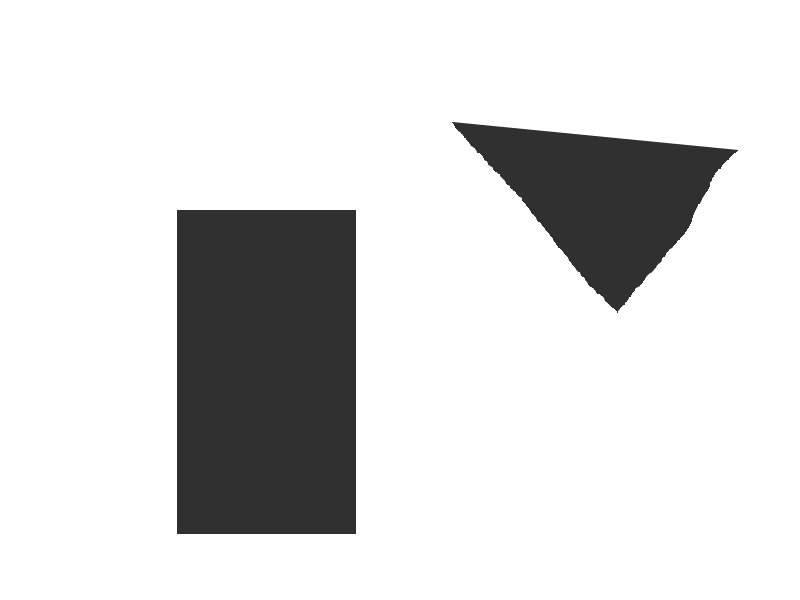
#> input picture planning/test_1.jpg, 800 x 600 px
$ jupyter execute --allow-errors planning.ipynb   (shell and % lines are left out)
#> lines starting #> are read from the running program, lines starting #| are printed output that depends on the picture; after the words box and inside, x2 and y2 are one past the last pixel; in counts of white or black regions, pixels touching at a corner belong together
[cell 1]
import numpy as np
import matplotlib
import matplotlib.pyplot as plt
import cv2
import time
from scipy.spatial import distance

[cell 2]
def load_image(path, threshold = int(255/2)):
    '''
    Loads an image using OpenCV, and converts it to a binary image.
    '''
#> called with path = 'test_1.jpg', threshold = 127
    img = cv2.imread(path, cv2.IMREAD_GRAYSCALE)
#> img is the input picture: shape (600, 800); min 27, max 255, mean 219
    # convert to binary image (obstacle = 255, non-obstacle = 0)
    img = img > threshold
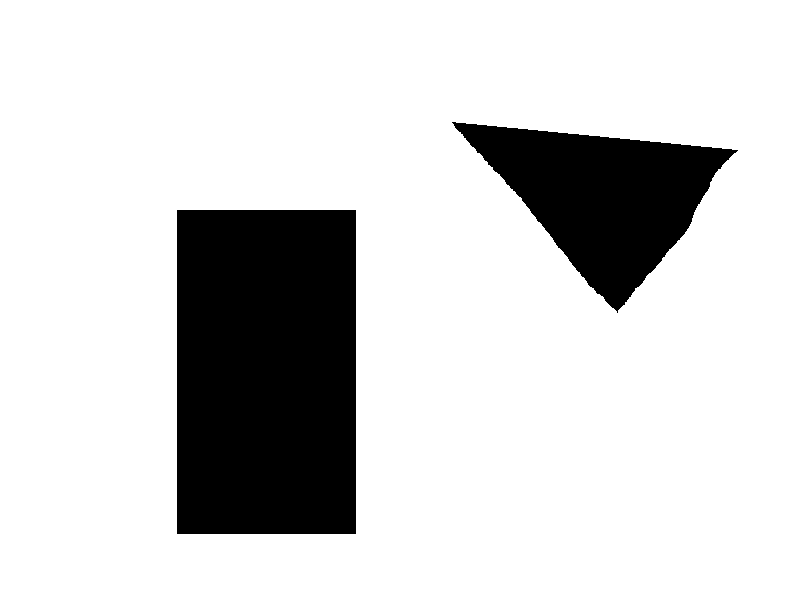
#> img: shape (600, 800) bool; 82.6% white; 2 black regions, box (x1, y1, x2, y2) and area: (177, 210, 356, 534) 57996, (452, 122, 738, 313) 25340
    #_, img = cv2.threshold(img, threshold, 255, cv2.THRESH_BINARY)
    return img

def split_image(img):
    W = img.shape[1]
    left = img[:, :W//2]
    right = img[:, W//2:]
    return left, right

[cell 3]
img = load_image("test_1.jpg")
plt.figure()
plt.imshow(img)

# [5 lines of commented-out code are left out]

[cell 4]
class Component:

    def __init__(self):
        self.id = None

        # left and right bounds of the component
        self.x_min = None
        self.x_max = None

        # center of the component
        self.center = [None, None]

        # the y coordinates of the left bound of the component
        # the x coordinates of all these points are x_min
        self.left = []
        # similar as left
        self.right = []

        # the x-y coordinates of the upper bound of the component
        # ceiling[x] = y
        self.ceiling = {}
        # similar as ceiling
        self.floor = {}

    def contains(self, point):
        x, y = point
        if x < self.x_min or x > self.x_max:
            return False
        y_min = self.floor[x]
        y_max = self.ceiling[x]
        if y < y_min or y > y_max:
            return False
        return True

    def __repr__(self):
        return "{}".format(self.center)

    def plot(self, plt, s = 1.0):
        xs = []
        ys = []

        # points on the boundary
        for y in self.left:
            xs.append(self.x_min)
            ys.append(y)
        for y in self.right:
            xs.append(self.x_max)
            ys.append(y)
        for x in self.ceiling:
            xs.append(x)
            ys.append(self.ceiling[x])
        for x in self.floor:
            xs.append(x)
            ys.append(self.floor[x])

        # center point
        xs.append(self.center[0])
        ys.append(self.center[1])

        plt.scatter(xs, ys, s = s)


def get_column_components(column):
    """
    Given a column of the image, calculates the connected components of the column.
    For example, if there is an obstacle at column[200:300], and the column range is 0 -> 600,
    this function will return [(0, 200), (300, 600)]
    """
    component_start_idx = 0
    rv = []
    inside_obstacle = False
    for i in range(1, len(column)):

        # We have just hit an obstacle. The connected component ends here
        if not inside_obstacle and not column[i] and column[i-1]:
            component = (component_start_idx, i)
            rv.append(component)
            inside_obstacle = True

        # We are not inside an obstacle anymore! Reset flag and the component_start_idx
        if inside_obstacle and column[i]:
            inside_obstacle = False
            component_start_idx = i
    rv.append((component_start_idx, len(column)))
    return rv


def calculate_components(partitioned_image, num_components):
    """
    Given the partitioned image and the number of components, this will calculate a list of
    the Component class (at the top).
    """
    rv = []
    H, W = partitioned_image.shape
    # ignore component 0 since that is the obstacles
    for i in range(1, num_components+1):
        component = Component()
        component.x_min = W-1
        component.x_max = 0
        component.id = i
        for y in range(H):
            for x in range(W):
                if partitioned_image[y, x] != i:
                    continue
                if x < component.x_min:
                    component.x_min = x
                    component.left = [y]
                elif x == component.x_min:
                    component.left.append(y)

                if x > component.x_max:
                    component.x_max = x
                    component.right = [y]
                elif x == component.x_max:
                    component.right.append(y)

                if x not in component.ceiling or y > component.ceiling[x]:
                    component.ceiling[x] = y

                if x not in component.floor or y < component.floor[x]:
                    component.floor[x] = y

        center_x = int((component.x_max + component.x_min)/2)
        center_y = (component.ceiling[center_x] + component.floor[center_x])/2
        component.center = (center_x, int(center_y))
        rv.append(component)

    return rv


def calculate_connectivity_table(prev_cc, curr_cc):
    """
    Calculates the following table:
    rv[i, j] = True if prev_cc[i] and curr_cc[j] are connected
    otherwise rv[i, j] = False
    """
    rv = np.zeros((len(prev_cc), len(curr_cc)))
    for i in range(len(prev_cc)):
        prev = prev_cc[i]
        for j in range(len(curr_cc)):
            curr = curr_cc[j]

            if min(prev[1], curr[1]) > max(prev[0], curr[0]):
                rv[i, j] = True
            else:
                rv[i, j] = False
    return rv

def partition_image(image):
    H, W = image.shape
#> H = 600; W = 800
    partitioned_image = np.zeros(image.shape, dtype=int)

    prev_cc = None
    prev_component_values = None
    num_components = 0

    # Sweep left to right
    for i in range(W):
        curr_col = image[:, i]

        # get the connected components of the column
        curr_cc = get_column_components(curr_col)

        # first iteration, start a new component
        if i == 0:
            num_components += 1
            curr_component_values = [num_components for _ in range(len(curr_cc))]
        else:
            curr_component_values = [0 for _ in range(len(curr_cc))]
            connected = calculate_connectivity_table(prev_cc, curr_cc)

            for j in range(len(prev_cc)):
                # If the prev_cc[j] is connected to exactly one of the components in curr_cc,
                # just copy the previous component values over for that connected component
                if np.sum(connected[j, :]) == 1:
                    for k in range(len(curr_cc)):
                        if connected[j, k]:
                            curr_component_values[k] = prev_component_values[j]
                # prev_cc[j] is connected to multiple components in curr_cc.
                # That means this is an IN event (we have hit a polygon),
                # so we will start a new component for each of the current column components
                elif np.sum(connected[j, :]) > 1:
                    for k in range(len(curr_cc)):
                        if connected[j, k]:
                            num_components += 1
                            curr_component_values[k] = num_components

            for j in range(len(curr_cc)):
                # curr_cc[j] is connected to multiple components in prev_cc.
                # That means that this is an OUT event (we have just left a polygon),
                # so we will start a new component merging previous ones
                if np.sum(connected[:, j]) > 1:
                    num_components += 1
                    curr_component_values[j] = num_components


        # set the values for each component for the current column
        for j in range(len(curr_cc)):
            component = curr_cc[j]
            component_value = curr_component_values[j]
            partitioned_image[component[0] : component[1], i] = component_value

        prev_cc = curr_cc
        prev_component_values = curr_component_values
#> this loop made 800 passes
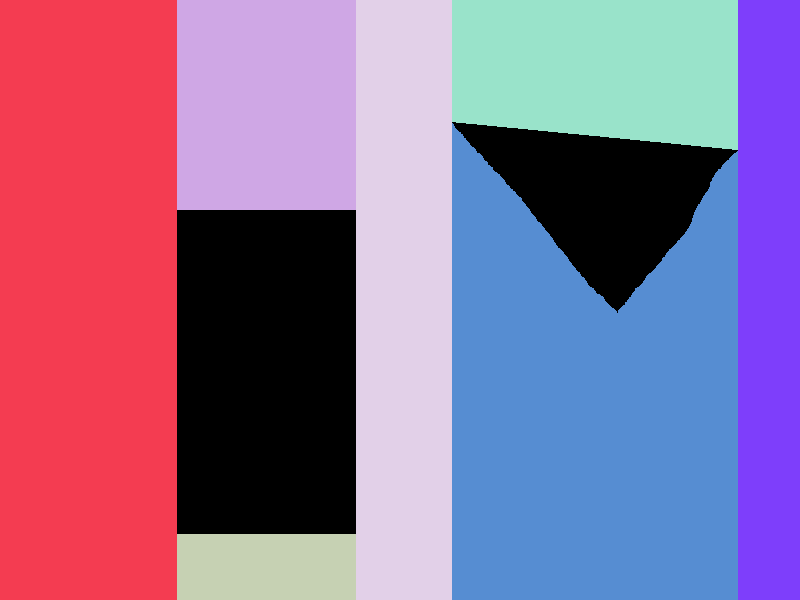
#> partitioned_image: shape (600, 800) int64; 8 distinct labels, from 0 to 7; one colour per label, 0 black
#> after the loop, num_components = 7

    components = calculate_components(partitioned_image, num_components)
#> components = 7 items

    return partitioned_image, components

[cell 5]
class ComponentGraph:

    def __init__(self):
        self.adj_list = {}

    def add_component(self, c):
        if not c in self.adj_list:
            self.adj_list[c] = []

    def add_edge(self, c, d):
        assert c in self.adj_list
        assert d in self.adj_list

        self.adj_list[c].append(d)
        self.adj_list[d].append(c)

    def vertices(self):
        return self.adj_list.keys()

    def neighbors(self, c):
        assert c in self.adj_list

        return self.adj_list[c]

    def plot(self, plt):
        for c in self.adj_list:
            for n in self.adj_list[c]:
                xs = [c.center[0], n.center[0]]
                ys = [c.center[1], n.center[1]]
                plt.plot(xs, ys)

    def connected(self, u, v):
        return v in self.adj_list[u]

    def __repr__(self):
        rv = ""
        for c in self.adj_list:
            rv += "{}: ".format(c)
            for node in self.adj_list[c]:
                rv += "{}, ".format(node)
            rv += "\n"
        return rv

def reachable(component_a, component_b):

    # the 2 components aren't adjacent to each other, so they can't reach each other
    if abs(component_b.x_min - component_a.x_max) > 1:
        return False

    # TODO: do we want to have a "threshold" size to make it reachable?
    # i.e. if the components are only connected by 1 pixel should they be reachable?
    return True

def generate_graph(components):

    rv = ComponentGraph()

    for i in range(len(components)):
        a = components[i]
        rv.add_component(a)

        for j in range(i+1, len(components)):
            b = components[j]
            rv.add_component(b)
            if reachable(a, b):
                rv.add_edge(a, b)

    return rv

[cell 6]
partitioned_img, components = partition_image(img)
#> components = 7 items

# show the partitioned image (first plot)
plt.imshow(partitioned_img)

# second plot from now on
H, W = partitioned_img.shape
#> H = 600; W = 800
plt.figure()
plt.ylim((H, 0))
plt.xlim((0, W))

# plot the boundaries + center of each component
for c in components:
    c.plot(plt)
#> this loop made 7 passes

graph = generate_graph(components)
#> the loop in generate_graph, `for i in range(len(components)):` made 7 passes

# plot the lines connecting the components
graph.plot(plt)

plt.show()
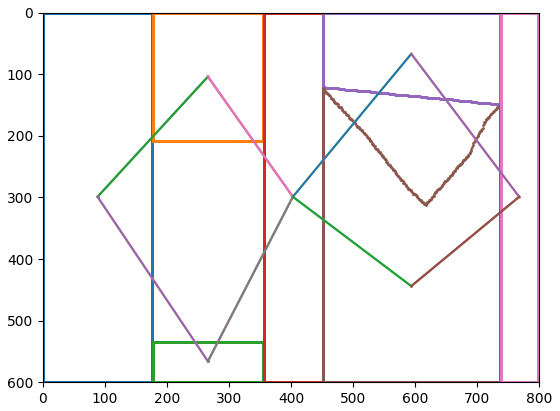
#> figure drawn by matplotlib, 1 panel

[cell 7]
def plan_component(c, width,go_down,go_right):
    start_x = c.x_min
    end_x = c.x_max

    rv = []
    going_down = go_down

    for x in range(start_x + width//2, end_x + width, width):
        x = min(x, end_x - width//2)
        if going_down:
            start_y = c.floor[x] + width//2
            end_y = c.ceiling[x] - width//2
            step = 1 * width
        else:
            start_y = c.ceiling[x] - width//2
            end_y = c.floor[x] + width//2
            step = -1 * width
        for y in range(start_y, end_y + step, step):
            if step > 0:
                y = min(end_y, y)
            else:
                y = max(end_y, y)
            rv.append((x, y))
        if go_right == False:
            going_down = not going_down
    if go_right == True:
        rv = Sort_Tuple(rv,go_down), not going_down
    return rv, not going_down

def Sort_Tuple(tup,reverse):

    # reverse = None (Sorts in Ascending order)
    # key is set to sort using second element of
    # sublist lambda has been used
    tup.sort(reverse=not reverse,key = lambda x: x[1])
    return tup

def plot_path(path, component, width):
    from IPython import display

    xs = [e[0] for e in path]
    ys = [e[1] for e in path]
    min_x, min_y = min(xs), min(ys)
    max_x, max_y = max(xs), max(ys)
    delta = width

    for i in range(len(path)):
        plt.clf()
        component.plot(plt)
        plt.plot(xs, ys)
        plt.xlim(min_x - delta, max_x + delta)
        plt.ylim(max_y + delta, min_y - delta)
        plt.gca().set_aspect('equal', adjustable='box')
        x, y = path[i]
        square  = plt.Rectangle((x-width/2, y-width/2), width, width, alpha=0.5, color="red")
        plt.gcf().gca().add_artist(square)
        display.display(plt.gcf())
        display.clear_output(wait=True)

#> (a cell that did not finish here is left out)

[cell 9]
# [4 lines of commented-out code are left out]

def minDist(possible, curr):
#     print(type(curr.center), type(possible[0].center))
    min_distance = distance.euclidean(curr.center, possible[0].center)
#     print(min_distance)
    min_component = possible[0]
    for i in possible:
        temp_distance = distance.euclidean(curr.center, i.center)
        if temp_distance < min_distance:
            min_component = i
    return min_component

# [21 lines of commented-out code are left out]

[cell 10]
def inter_component_plan(graph, start):
    path = []
    curr = start
    unvisited = set(list(graph.vertices()))
    visited = set()
#     print(visited)
    while len(visited) < len(graph.vertices()):
#         print(curr)
        path.append(curr)
        visited.add(curr)
        unvisited.remove(curr)
        past = curr
        curr = None
        subject = []
        for n in graph.neighbors(past):
            if n not in visited:
                subject.append(n)
#                 curr = n
#                 break
        if len(subject) == 0:
            if len(unvisited) > 0:
                curr = minDist(list(unvisited), past)
#                 curr = list(unvisited)[0]
            else:
                break
        else:
            curr = minDist(subject, past)
# [4 lines of commented-out code are left out]
    return path
print(inter_component_plan(graph, list(graph.vertices())[0]))
#| [(88, 299), (266, 104), (403, 299), (594, 444), (768, 299), (594, 67), (266, 566)]

[cell 11]
path = inter_component_plan(graph, list(graph.vertices())[1])
#> path = 7 items

plt.figure()
plt.ylim((H, 0))
plt.xlim((0, W))

go_down = True

prev_plan = None
prev_component = None

complete_path = []

for c in path:
    c.plot(plt)
    width = 40
    rv, end_going_down = plan_component(c, width, not go_down, False)
    go_down = end_going_down

    complete_path += rv

    if prev_plan and graph.connected(prev_component, c):
        last_x, last_y = prev_plan[-1]
        curr_x, curr_y = rv[0]
        if last_y == curr_y and abs(last_x - curr_x) < 2 * width:
            plt.plot([last_x, curr_x], [last_y, curr_y])

    xs = [e[0] for e in rv]
    ys = [e[1] for e in rv]
    plt.plot(xs, ys)

    prev_plan = rv
    prev_component = c
#> this loop made 7 passes
#> (start_x in plan_component, end_x in plan_component, end_going_down, go_down, last_x, last_y, curr_x) on passes 2 to 4: (356, 451, True, True, 335, 20, 376), (452, 737, True, True, 431, 579, 472), (738, 799, False, False, 717, 579, 758)
#> (start_x in plan_component, end_x in plan_component, end_going_down, go_down) on passes 1, 5: (177, 355, False, False), (452, 737, False, False)
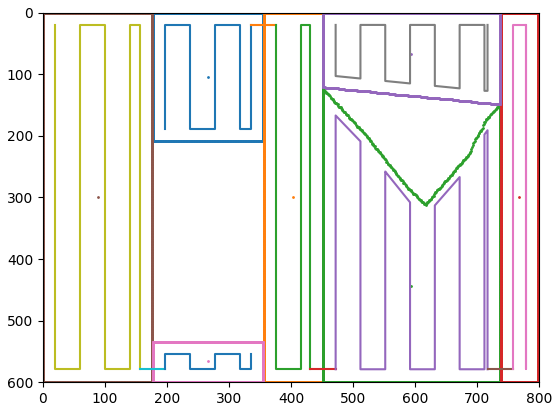
#> figure drawn by matplotlib, 1 panel

[cell 12]
def animate_complete_path(path, graph, width):
#> called with width = 40
    from IPython import display

    plt.figure()

    go_down = True

    prev_plan = None
    prev_component = None

    complete_path = []

    component_paths = []

    for c in path:
        rv, end_going_down = plan_component(c, width, not go_down, False)
        go_down = end_going_down

        xs = [e[0] for e in rv]
        ys = [e[1] for e in rv]
        component_paths.append((xs, ys))

        complete_path += rv
        prev_plan = rv
        prev_component = c

    xs = [e[0] for e in complete_path]
    ys = [e[1] for e in complete_path]
    min_x, min_y = min(xs), min(ys)
    max_x, max_y = max(xs), max(ys)
    delta = width

    for i, point in enumerate(complete_path):
        plt.clf()

        last_x, last_y = None, None
        for xs, ys in component_paths:
            if last_x is not None and last_y is not None:
                curr_x, curr_y = xs[0], ys[0]
                if last_y == curr_y and abs(last_x - curr_x) < 2 * width:
                    plt.plot([last_x, curr_x], [last_y, curr_y])
            plt.plot(xs, ys)
            last_x, last_y = xs[-1], ys[-1]

        plt.xlim(min_x - delta, max_x + delta)
        plt.ylim(max_y + delta, min_y - delta)
        plt.gca().set_aspect('equal', adjustable='box')
        x, y = point
        square  = plt.Rectangle((x-width/2, y-width/2), width, width, alpha=0.5, color="red")
        plt.gcf().gca().add_artist(square)
        display.display(plt.gcf())
        display.clear_output(wait=True)
        plt.savefig("{:03}".format(i))
#> this loop made 1 pass
#> point on pass 1: (197, 189)

#> (the rest of this cell did not finish here and is left out)

$ run again, with planning/test_2.jpg copied over planning/test_1.jpg
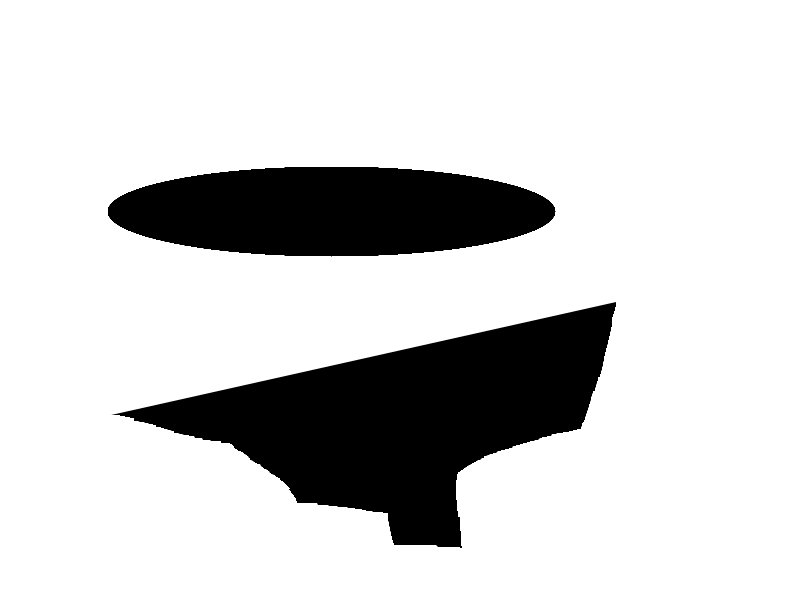
#> input picture planning/test_2.jpg, 800 x 600 px
#> in load_image, img is the input picture: shape (600, 800); min 0, max 255, mean 209.6
#> img: shape (600, 800) bool; 82.2% white; 2 black regions, box (x1, y1, x2, y2) and area: (113, 302, 616, 548) 53744, (108, 167, 556, 257) 31645
#> the loop in partition_image, `for i in range(W):` made 800 passes
#> after the loop in partition_image, `for i in range(W):`:
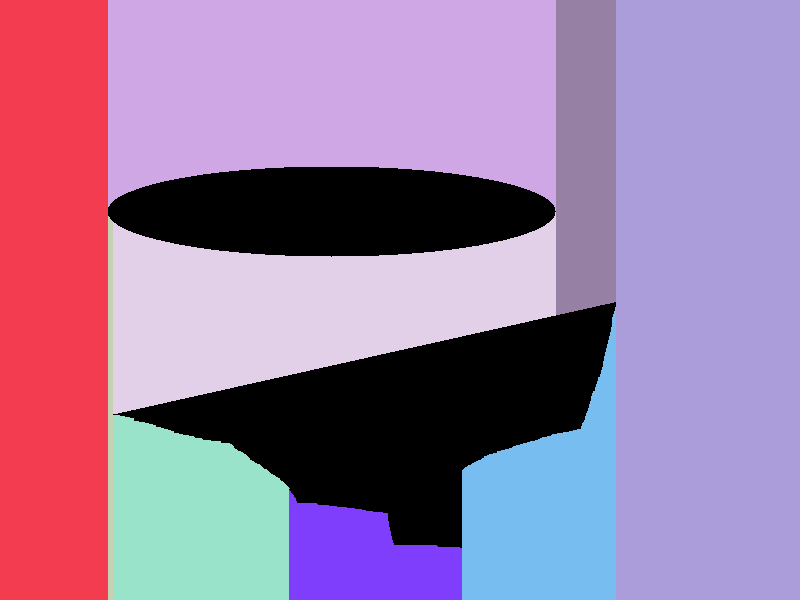
#> partitioned_image: shape (600, 800) int64; 11 distinct labels, from 0 to 10; one colour per label, 0 black
#> after the loop in partition_image, `for i in range(W):`: num_components = 10
#> in partition_image, `components = calculate_components(partitioned_image, num_components)`: components = 10 items
#> the loop `for c in components:` made 10 passes
#> the loop in generate_graph, `for i in range(len(components)):` made 10 passes
#> `plt.show()`:
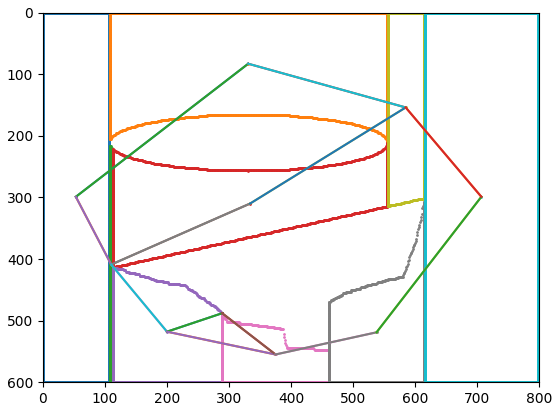
#> figure drawn by matplotlib, 1 panel
#| [(53, 299), (110, 409), (200, 518), (289, 488), (375, 555), (538, 519), (707, 299), (585, 154), (331, 83), (334, 310)]
#> the loop in animate_complete_path, `for c in path:` made 6 passes
